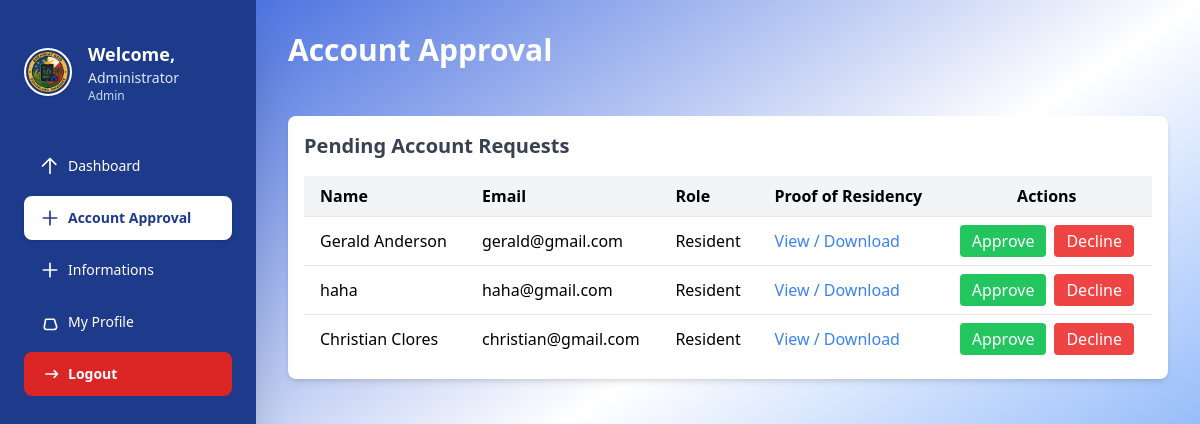
Screenshot of /admin/account_approval.php (signed in) with the database file from the repository.
### tables this page shows
CREATE TABLE `residents` (
  `id` int(11) NOT NULL,
  `user_id` int(11) NOT NULL,
  `dob` date DEFAULT NULL,
  `pob` varchar(255) DEFAULT NULL,
  `age` int(11) DEFAULT NULL,
  `gender` enum('Male','Female') DEFAULT NULL,
  `civil_status` enum('Single','Married','Widow/Widower','Separated') DEFAULT NULL,
  `nationality` varchar(100) DEFAULT NULL,
  `religion` varchar(100) DEFAULT NULL,
  `address` varchar(255) DEFAULT NULL,
  `phone` varchar(20) DEFAULT NULL,
  `res_email` varchar(255) DEFAULT NULL,
  `resident_type` enum('Permanent','Temporary','Voter','Non-Voter') DEFAULT NULL,
  `stay_length` varchar(50) DEFAULT NULL,
  `proof` varchar(255) DEFAULT NULL,
  `date_registered` datetime DEFAULT current_timestamp(),
  `household_id` int(11) DEFAULT NULL,
  `employment_status` enum('Employed','Unemployed','Self-Employed','Student','Retired','Homemaker','Others') DEFAULT NULL
);

CREATE TABLE `users` (
  `id` int(11) NOT NULL,
  `full_name` varchar(255) NOT NULL,
  `email` varchar(255) NOT NULL,
  `password` varchar(255) NOT NULL,
  `role` varchar(50) NOT NULL,
  `created_at` timestamp NOT NULL DEFAULT current_timestamp(),
  `status` enum('pending','approved') DEFAULT 'pending'
);

### admin/account_approval.php (the view, shortened to what this page needs)
<?php
$conn = new mysqli("localhost:3307", "root", "", "barangay_management_system");
?>
<!DOCTYPE html>
<html lang="en">
<head>
  <script src="https://cdn.tailwindcss.com"></script>
</head>
<body class="bg-gradient-to-br from-blue-700 via-white to-blue-500">
  <div id="sidebar">
    <?php include 'admin_sidebar.php'; ?>
  </div>
  <div id="main-content" class="p-8">
             <h1 class="text-3xl font-bold text-white">Account Approval</h1><br><br>
<div class="bg-white shadow-md rounded-lg p-4 mb-8">
    <h2 class="text-xl font-semibold text-gray-700 mb-4">Pending Account Requests</h2>
    <?php
    $pending_sql = "SELECT u.id, u.full_name, u.email, u.role, r.proof
FROM users u
LEFT JOIN residents r ON u.id = r.user_id
WHERE u.status = 'pending'";
    $pending_result = $conn->query($pending_sql);
    if ($pending_result->num_rows > 0): ?>
        <table class="min-w-full table-auto">
            <thead class="bg-gray-100">
                <tr>
                    <th class="px-4 py-2 text-left">Name</th>
                    <th class="px-4 py-2 text-left">Email</th>
                    <th class="px-4 py-2 text-left">Role</th>
                    <th class="px-4 py-2 text-left">Proof of Residency</th>
                    <th class="px-4 py-2 text-center">Actions</th>
                </tr>
            </thead>
            <tbody>
                <?php while ($user = $pending_result->fetch_assoc()): ?>
                    <tr class="border-t">
                        <td class="px-4 py-2"><?= htmlspecialchars($user['full_name']) ?></td>
                        <td class="px-4 py-2"><?= htmlspecialchars($user['email']) ?></td>
                        <td class="px-4 py-2"><?= htmlspecialchars($user['role']) ?></td>
                        <td class="px-4 py-2">
    <?php if (!empty($user['proof'])): ?>
    <a href="../login-system/<?= htmlspecialchars($user['proof']) ?>"
       target="_blank"
       class="text-blue-500 hover:underline">
       View / Download
    </a>
<?php else: ?>
    <span class="text-gray-400">No file uploaded</span>
<?php endif; ?>
</td>
                        <td class="px-4 py-2 flex justify-center space-x-2">
                           <button onclick="confirmAction('approve_user.php?id=<?= $user['id'] ?>', 'Are you sure you want to approve this account?')"
                           class="bg-green-500 hover:bg-green-600 text-white px-3 py-1 rounded">Approve</button>
                           <button onclick="confirmAction('decline_user.php?id=<?= $user['id'] ?>', 'Are you sure you want to decline this account?')"
                           class="bg-red-500 hover:bg-red-600 text-white px-3 py-1 rounded">Decline</button>
                        </td>
                    </tr>
                <?php endwhile; ?>
            </tbody>
        </table>
    <?php else: ?>
        <p class="text-gray-500">No pending account requests.</p>
    <?php endif; ?>
</div>
    </div>
</body>
</html>

### admin/account_approval.php (style rules this page uses)
#sidebar { position: fixed; top: 0; left: 0; height: 100vh; width: 16rem; overflow-y: auto; z-index: 50; }
#main-content { margin-left: 16rem; height: 100vh; overflow-y: auto; }

### rows the page displays
residents: user.full_name "Gerald Anderson", user.email "gerald@gmail.com", user.role "Resident"
residents: user.full_name "haha", user.email "haha@gmail.com", user.role "Resident"
residents: user.full_name "Christian Clores", user.email "christian@gmail.com", user.role "Resident"

### other values shown
$_SESSION['full_name'] "Administrator"
